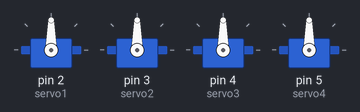
Simulated run of this sketch. Board: Arduino Uno, built with avr-gcc and run on an emulated ATmega328P. Parts: 4 × servo.

Above: at 2.05 s.
At 4.35 s:
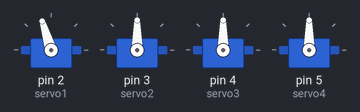
At 6.35 s:
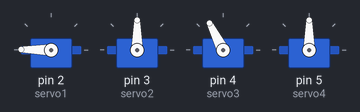
At 10.7 s:
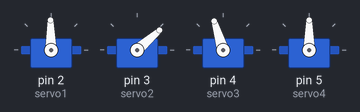
At 15.05 s:
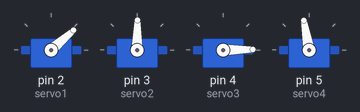
At 19.4 s:
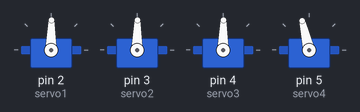
Timing chart, 0 to 22.3 s (numbered marks = the images above):
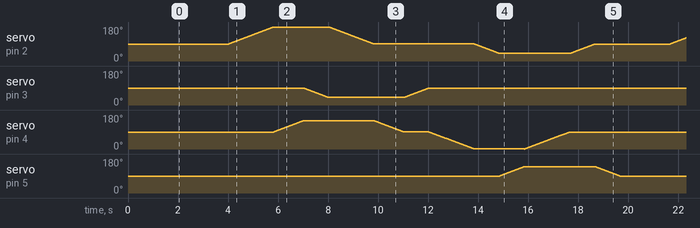

The sketch:

finalWalk.ino
```cpp
#include <Servo.h>
Servo servo1; //rightAnkle
Servo servo2; //rightHip
Servo servo3; //leftAnkle
Servo servo4; //leftHip
void setup() {
  // put your setup code here, to run once:
  servo1.attach(2);
  servo2.attach(3);
  servo3.attach(4);
  servo4.attach(5);
  start();
}
void move(int x, int y, int z)
{ int temp;
  switch (z) {
    case 1:
      if (x < y)
      {
        temp = x;
        while (temp != y)
        {
          servo1.write(temp);
          temp++;
          delay(20);
        }
      }
      else
      {
        temp = x;
        while (temp != y)
        {
          servo1.write(temp);
          temp--;
          delay(20);
        }
      }
      break;
    case 2:
      if (x < y)
      {
        temp = x;
        while (temp != y)
        {
          servo2.write(temp);
          temp++;
          delay(20);
        }
      }
      else
      {
        temp = x;
        while (temp != y)
        {
          servo2.write(temp);
          temp--;
          delay(20);
        }
      }
      break;
    case 3:
      if (x < y)
      {
        temp = x;
        while (temp != y)
        {
          servo3.write(temp);
          temp++;
          delay(20);
        }
      }
      else
      {
        temp = x;
        while (temp != y)
        {
          servo3.write(temp);
          temp--;
          delay(20);
        }
      }
      break;
    case 4:
      if (x < y)
      {
        temp = x;
        while (temp != y)
        {
          servo4.write(temp);
          temp++;
          delay(20);
        }
      }
      else
      {
        temp = x;
        while (temp != y)
        {
          servo4.write(temp);
          temp--;
          delay(20);
        }
      }
      break;
  }
}
void walk()
{
move(90,180,1);
move(90,150,3);
move(90,40,2);
move(180,90,1);
move(150,90,3);
move(40,90,2); //end right foot
move(90,0,3);
move(90,40,1);
move(90,140,4);
move(0,90,3);
move(40,90,1);
move(140,90,4);
}
void start()
{
servo1.write(90);
servo2.write(90);
servo3.write(90);
servo4.write(90);
delay(2000);
}
void loop() {
  // put your main code here, to run repeatedly:
//walk();
start();
move(90,180,1);
move(90,150,3);
move(90,40,2);
move(180,90,1);
move(150,90,3);
move(40,90,2); //end right foot
move(90,0,3);
move(90,40,1);
move(90,140,4);
move(0,90,3);
move(40,90,1);
move(140,90,4);
//exit(0);
//delay(1000);
}
```
